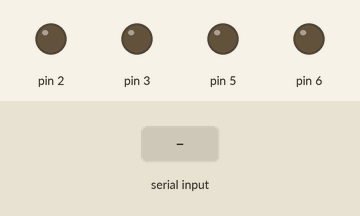
Simulated run of this sketch. Board: Arduino Uno, built with avr-gcc and run on an emulated ATmega328P. Parts: output pins drawn as LEDs (lit = HIGH). Inputs (shaded band) come from the test bench.

Above: at 1.2 s.
1.3 s: "1" received over Serial
At 1.9 s:
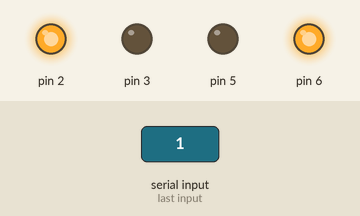
2.8 s: "4" received over Serial
At 4.0 s:
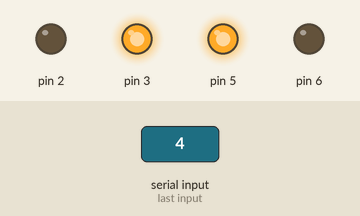
4.3 s: "2" received over Serial
At 5.4 s:
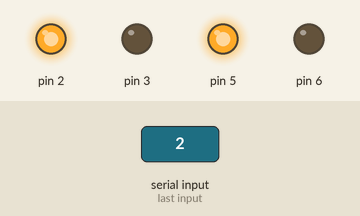
5.8 s: "3" received over Serial
At 6.5 s:
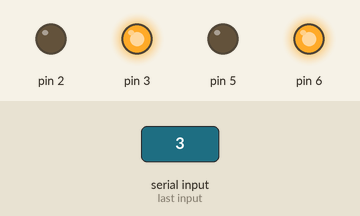
7.3 s: "5" received over Serial
At 7.6 s:
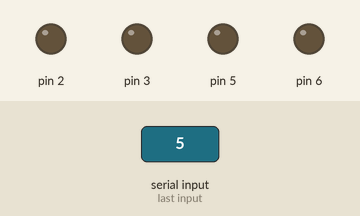
Timing chart, 0 to 9.8 s (numbered marks = the images above; inputs shaded):
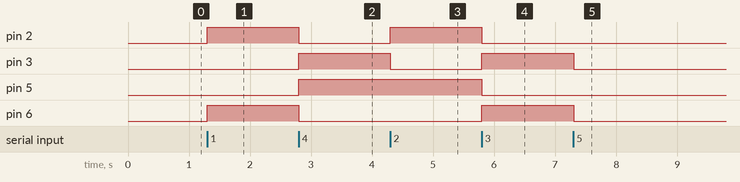

Measured:
- after the input at 1.3 s, pin 2, pin 6: LOW → HIGH at once
- after the input at 2.8 s, pin 2, pin 6: HIGH → LOW at once; pin 3, pin 5: LOW → HIGH at once
- after the input at 4.3 s, pin 2: LOW → HIGH at once; pin 3: HIGH → LOW at once
- after the input at 5.8 s, pin 2, pin 5: HIGH → LOW at once; pin 3, pin 6: LOW → HIGH at once
- after the input at 7.3 s, pin 3, pin 6: HIGH → LOW at once

The sketch:

Car.ino
```cpp
int val;
void setup() {
  Serial.begin(9600);
  pinMode(2,OUTPUT);
  pinMode(3,OUTPUT);
  pinMode(5,OUTPUT);
  pinMode(6,OUTPUT);
}

void loop() {
  if(Serial.available()){
    val = Serial.read();
    if(val == '1'){ //Движение Вперёд
      digitalWrite( 2, HIGH );
      digitalWrite( 3, LOW );
      digitalWrite( 5, LOW );
      digitalWrite( 6, HIGH );

    }
    if(val == '4'){ //Движение Назад
      digitalWrite( 2, LOW );
      digitalWrite( 3, HIGH );
      digitalWrite( 5, HIGH );
      digitalWrite( 6, LOW );
    }
    if(val == '2'){
      digitalWrite( 2, HIGH );
      digitalWrite( 3, LOW );
      digitalWrite( 5, HIGH );
      digitalWrite( 6, LOW );
    }
    if(val == '3'){
      digitalWrite( 2, LOW );
      digitalWrite( 3, HIGH );
      digitalWrite( 5, LOW );
      digitalWrite( 6, HIGH );
    }
    if(val == '5'){
      digitalWrite( 2, LOW );
      digitalWrite( 3, LOW );
      digitalWrite( 5, LOW );
      digitalWrite( 6, LOW );
    }
  }
}
```
